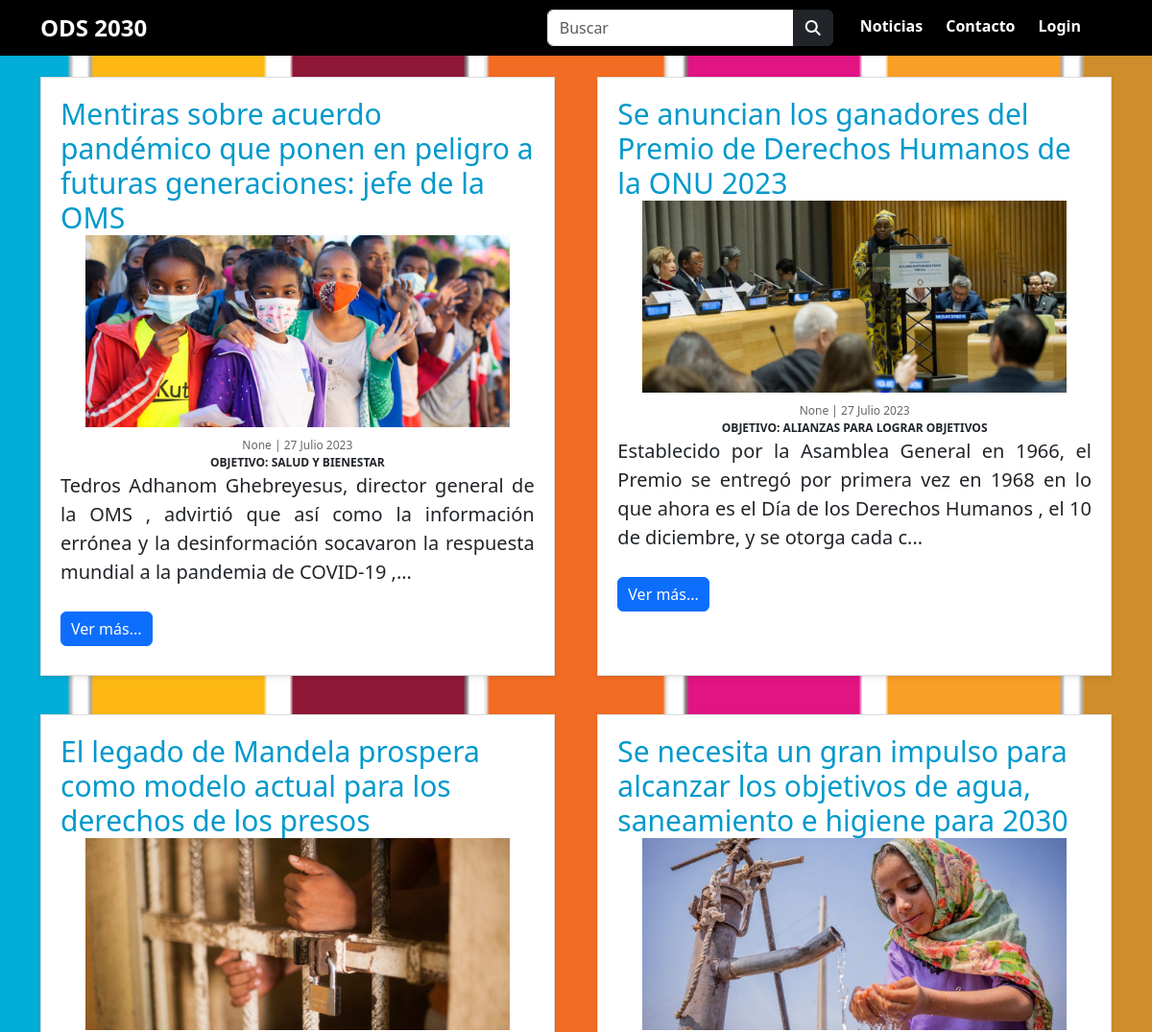
The page /noticias/listarNoticias/ (upper part) on the database as committed earlier.
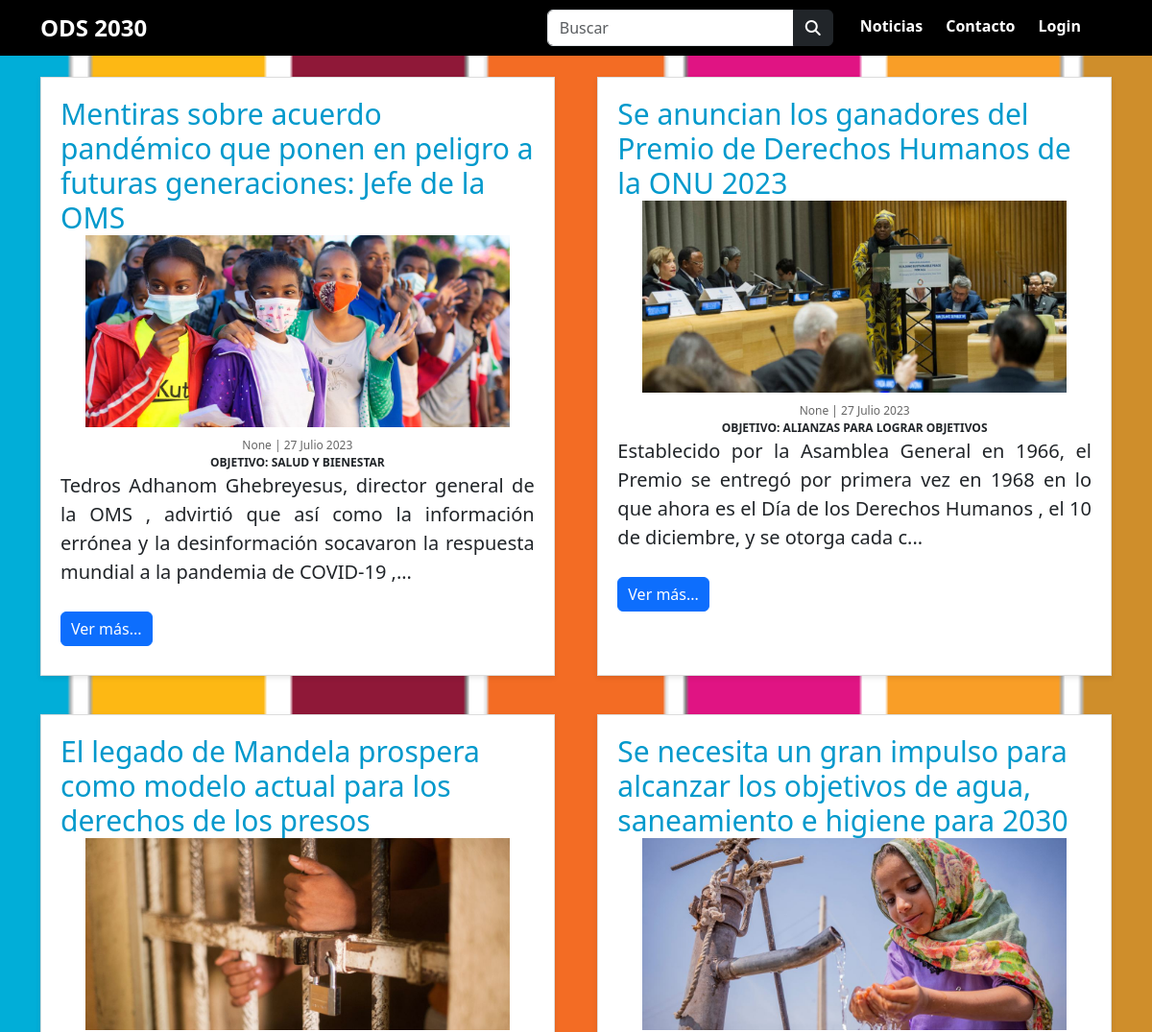
The same page on the database as committed later.
### apps/noticias/models.py (models this page shows, shortened)
class Noticia(models.Model):
    titulo = models.CharField(max_length=120)
    creado = models.DateField(auto_now_add=True)
    cuerpo = models.TextField()
    autor = models.ForeignKey(Usuario, on_delete=models.CASCADE, null=True, blank=True)
    imagen = models.ImageField(upload_to='noticias', null=True)
    objetivo=models.ForeignKey(Objetivo,on_delete=models.CASCADE,null=True)
    estado = models.CharField(max_length=20,  default='habilitado', blank=True, null=True, db_comment='habilitado, deshabilitado')
    def textCorto(self):
        return self.cuerpo[:180]+"..."

class Objetivo(models.Model):
    nombre = models.CharField(max_length=60)
    descripcion= models.CharField(max_length=250,null=True,blank=True)
    imagen= models.ImageField(upload_to='noticias',null=True)
    estado = models.CharField(max_length=20,  default='habilitado', blank=True, null=True, db_comment='habilitado, deshabilitado')
    def __str__(self):
        return self.nombre

### apps/noticias/views.py (the view)
# urls.py: path('listarNoticias/', views.listarNoticias, name='listarNoticias'),
def listarNoticias(request):
    noticias_list = Noticia.objects.all().order_by('-creado')
    paginator = Paginator(noticias_list, 6)
    page = request.GET.get('page')
    try:
        noticias = paginator.page(page)
    except PageNotAnInteger:
        noticias = paginator.page(1)
    except EmptyPage:
        noticias = paginator.page(paginator.num_pages)
    context = {'noticias': noticias}
    return render(request, 'noticias/listarNoticias.html', context)

### templates/noticias/listarNoticias.html (shortened to what this page needs)
{% extends 'base.html' %}
{% load static %}
{% block contenido %}
<head>
    <link rel="stylesheet" href="{% static 'css/noticias/noticias.css' %}">
</head>
<section id="noticias">
    <div class="container noticias-container">
        {% for noticia in noticias %}
            <div class="noticia">
                <h2>{{noticia.titulo}}</h2>
                <div class="imagen">
                    <img class="image" src="{{noticia.imagen.url}}">
                    <div class="fecha">{{noticia.autor}} | {{noticia.creado}}</div>
                    <div style="text-transform:initial; font-size: 12px;"><strong><b>OBJETIVO: {{noticia.objetivo}}</b> </strong></div>
                </div>
                <div class="contenido">
                    <p>{{noticia.textCorto}}</p>
                </div>
                <div class="acciones">
                    <form action="{% url 'noticias:mostrarNoticia' noticia.pk %}" method="post">
                        <button type="submit" class="btn btn-primary">Ver más...</button>
                    </form>
                </div>
            </div>
        {% endfor %}
    </div>
</section>
{% endblock contenido %}

### templates/base.html (shortened to what this page needs)
{% load static %}
<!DOCTYPE html>
<html lang="es-ar">
<head>
    <link rel="stylesheet" href="{% static 'css/home.css' %}">
    <link rel="stylesheet" href="{% static 'bootstrap/css/bootstrap.min.css' %}">
</head>
<body>
    <header>
        <div class="container">
            <a  class="logo" href="{%url 'home'%}">ODS 2030</a>
            <nav>
                <form action="{% url 'noticias:buscarNoticias' %}" method="post" class="d-none d-md-inline-block form-inline ms-auto me-0 me-md-3 my-2 my-md-0">
                    <div class="input-group">
                        <input class="form-control" type="text" placeholder="Buscar " id="buscar" name="buscar" aria-label="Search for..." aria-describedby="btnNavbarSearch" />
                        <button class="btn btn-dark" id="btnNavbarSearch" type="submit"><i class="fas fa-search"></i></button>
                    </div>
                </form>
                {% if not user.is_authenticated%}
                    <a href="{%url 'noticias:listarNoticias'%}">Noticias</a>
                    <a href="{%url 'contacto' %}">Contacto</a>
                    <a href="{%url 'usuarios:loguearse'%}">Login</a>
                {% endif %}
            </nav>
        </div>
   </header>
   <div style="margin-bottom: 2rem;">
    {%block contenido%}
    {%endblock contenido%}
  </div>
</body>
</html>

### static/css/home.css (style rules this page uses)
* { box-sizing: border-box; }
html { scroll-behavior: smooth; }
body { font-family: 'Roboto', sans-serif; margin: 0; }
h2 { font-size: 2.7em; }
p { font-size: 1.25em; }
.container { max-width: 1400px; margin: auto; }
header { background-color: black; z-index: 1000; color: white; padding: 10px; top: 0; }
header .container { display: flex; flex-direction: column; justify-content: space-between; align-items: center; }
header .logo { margin: 0; padding: 0; font-weight: bold; color: white; font-size: 1.5em; }
header nav { display: flex; text-align: center; padding-bottom: 20px; }
header a { padding: 5px 12px; text-decoration: none; font-weight: bold; color: white; }
@media (min-width: 720px) { header { position: fixed; width: 100%; } }
@media (min-width: 720px) { header .container { flex-direction: row; justify-content: space-between; } }
@media (min-width: 720px) { header nav { flex-direction: row; padding-bottom: 0; padding-right: 20px; } }

### static/css/noticias/noticias.css (style rules this page uses)
.container.noticias-container { display: flex; flex-wrap: wrap; justify-content: space-between; gap: 20px; margin-top: 80px; }
.noticia .contenido p { text-align: justify; }
.noticia { position: relative; background-color: #ffffff; border: 1px solid #ddd; box-shadow: 0 2px 5px rgba(0, 0, 0, 0.1); padding: 20px; margin-bottom: 20px; width: 48%; }
.noticia h2 { font-size: 30px; color: #0099cc; margin: 0; }
.noticia .fecha { color: #666; font-size: 12px; }
.noticia .contenido { margin-bottom: 10px; }
.noticia .acciones { display: flex; justify-content: space-between; margin-bottom: 10px; }
.noticia .acciones button { padding: 5px 10px; cursor: pointer; }
.noticia .imagen { text-align: center; }
.noticia .imagen img { max-width: 100%; max-height: 200px; margin-bottom: 10px; }
header .container { display: flex; flex-direction: row; justify-content: space-between; align-items: center; }
header nav { display: flex; text-align: center; }
header a { padding: 5px 12px; text-decoration: none; font-weight: bold; color: white; }
body { background-image: url('media/background.jpg'); background-repeat: no-repeat; background-size: cover; background-position: center; background-attachment: fixed; }
.btn.btn-primary { margin-top: 10px; }

Rows that differ between the two databases and show on the page:
changed Noticia "SALUD Y BIENESTAR": titulo "Mentiras sobre acuerdo pandémico que ponen en peligro a futuras generaciones: jefe de la OMS" → "Mentiras sobre acuerdo pandémico que ponen en peligro a futuras generaciones: Jefe de la OMS"
